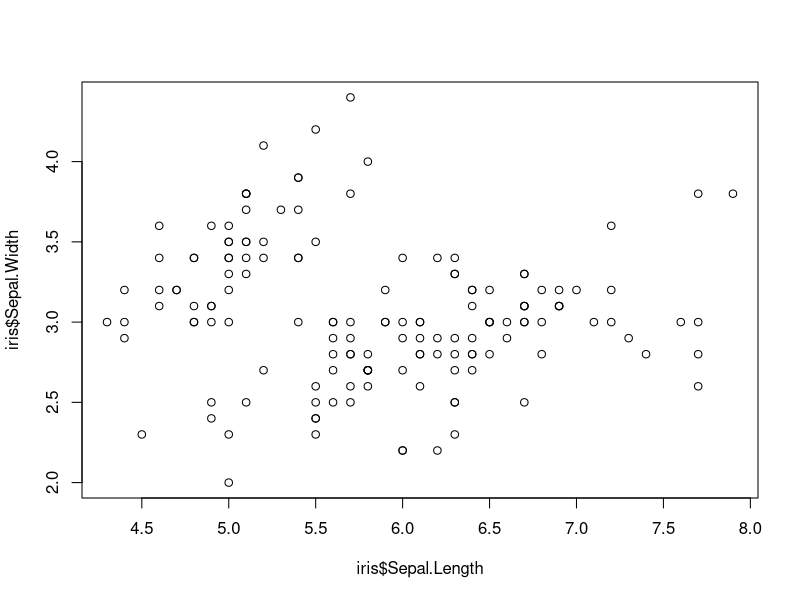
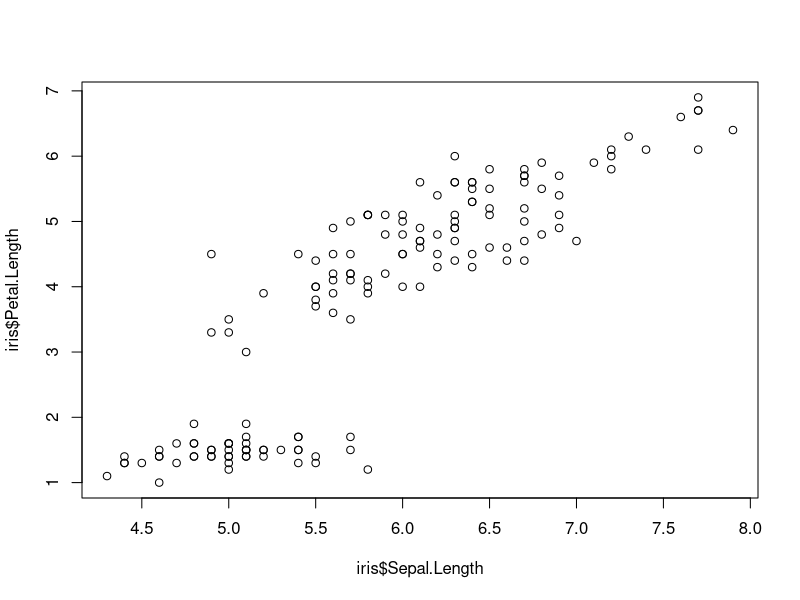

R code for these plots, in order:
# 회귀식 적합도에 대한 가설 검정
# iris dataset
head(iris, 3)

cor(iris[, -5]) # 상관관계 나옴

cor(iris$Sepal.Length, iris$Sepal.Width) # -0.1175698 , 음의 상관관계가 약함 우하향
plot(iris$Sepal.Length, iris$Sepal.Width) # 산포도(시각화)

# Sepal.Length가 Sepal.Width에 영향을 주는가?
# 선형회귀분석 , ML 지도학습 지금까지
model1 <- lm(formula = Sepal.Width ~ Sepal.Length, data = iris)
summary(model1) # 모델의 p-value: 0.1519 > 0.05이므로 의미없는 모델
# 평가 : Sepal.Length가 Sepal.Width에 영향을 주지 않는다.
0.1175698 ** 2 # 상관계수 제곱하면 R-squared : 0.01382

cor(iris$Sepal.Length, iris$Petal.Length) #  0.8717538
plot(iris$Sepal.Length, iris$Petal.Length) # 산포도(시각화)

# Sepal.Length가 Petal.Length에 영향을 주는가?
# 선형회귀분석2
model2 <- lm(formula = Petal.Length ~ Sepal.Length, data = iris)
summary(model2) # 모델의 p-value: 2.2e-16 < 0.05이므로 의미있는 모델
# 평가 : Sepal.Length가 Petal.Length에 영향을 준다.
# R-squared: 0.76, 76%설명한다 정확하다고 하면 안되는데 분류에서 정확하다고 표현한다
0.8 ** 2
